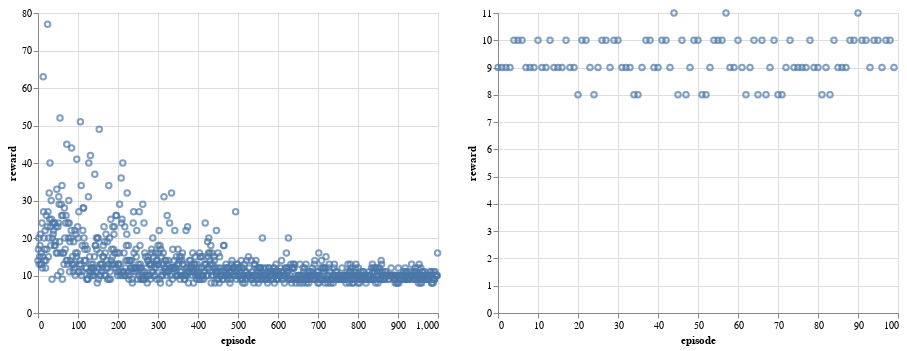

The code cell stored with this chart in its notebook:
### Code cell
alt.Chart(rewards_Q).mark_point().encode(x="episode", y="reward") | alt.Chart(
    test_rewards_Q
).mark_point().encode(x="episode", y="reward")

### Figure 1 — Vega-Lite specification as saved in the notebook (floating-point values rounded to 4 significant figures; data arrays with more than 128 entries replaced by an {"elided": "..."} marker saying what was removed)
{"config": {"view": {"continuousWidth": 400, "continuousHeight": 300}}, "hconcat": [{"data": {"name": "data-1b289695bd93b743e92453299c328e97"}, "mark": "point", "encoding": {"x": {"type": "quantitative", "field": "episode"}, "y": {"type": "quantitative", "field": "reward"}}}, {"data": {"name": "data-f86a3be238232f07d68c70fbbeb0a7e7"}, "mark": "point", "encoding": {"x": {"type": "quantitative", "field": "episode"}, "y": {"type": "quantitative", "field": "reward"}}}], "$schema": "https://vega.github.io/schema/vega-lite/v4.8.1.json", "datasets": {"data-1b289695bd93b743e92453299c328e97": {"elided": "1000 records"}, "data-f86a3be238232f07d68c70fbbeb0a7e7": [{"episode": 0, "reward": 9.0}, {"episode": 1, "reward": 9.0}, {"episode": 2, "reward": 9.0}, {"episode": 3, "reward": 9.0}, {"episode": 4, "reward": 10.0}, {"episode": 5, "reward": 10.0}, {"episode": 6, "reward": 10.0}, {"episode": 7, "reward": 9.0}, {"episode": 8, "reward": 9.0}, {"episode": 9, "reward": 9.0}, {"episode": 10, "reward": 10.0}, {"episode": 11, "reward": 9.0}, {"episode": 12, "reward": 9.0}, {"episode": 13, "reward": 10.0}, {"episode": 14, "reward": 9.0}, {"episode": 15, "reward": 9.0}, {"episode": 16, "reward": 9.0}, {"episode": 17, "reward": 10.0}, {"episode": 18, "reward": 9.0}, {"episode": 19, "reward": 9.0}, {"episode": 20, "reward": 8.0}, {"episode": 21, "reward": 10.0}, {"episode": 22, "reward": 10.0}, {"episode": 23, "reward": 9.0}, {"episode": 24, "reward": 8.0}, {"episode": 25, "reward": 9.0}, {"episode": 26, "reward": 10.0}, {"episode": 27, "reward": 10.0}, {"episode": 28, "reward": 9.0}, {"episode": 29, "reward": 10.0}, {"episode": 30, "reward": 10.0}, {"episode": 31, "reward": 9.0}, {"episode": 32, "reward": 9.0}, {"episode": 33, "reward": 9.0}, {"episode": 34, "reward": 8.0}, {"episode": 35, "reward": 8.0}, {"episode": 36, "reward": 9.0}, {"episode": 37, "reward": 10.0}, {"episode": 38, "reward": 10.0}, {"episode": 39, "reward": 9.0}, {"episode": 40, "reward": 9.0}, {"episode": 41, "reward": 10.0}, {"episode": 42, "reward": 10.0}, {"episode": 43, "reward": 9.0}, {"episode": 44, "reward": 11.0}, {"episode": 45, "reward": 8.0}, {"episode": 46, "reward": 10.0}, {"episode": 47, "reward": 8.0}, {"episode": 48, "reward": 9.0}, {"episode": 49, "reward": 10.0}, {"episode": 50, "reward": 10.0}, {"episode": 51, "reward": 8.0}, {"episode": 52, "reward": 8.0}, {"episode": 53, "reward": 9.0}, {"episode": 54, "reward": 10.0}, {"episode": 55, "reward": 10.0}, {"episode": 56, "reward": 10.0}, {"episode": 57, "reward": 11.0}, {"episode": 58, "reward": 9.0}, {"episode": 59, "reward": 9.0}, {"episode": 60, "reward": 10.0}, {"episode": 61, "reward": 9.0}, {"episode": 62, "reward": 8.0}, {"episode": 63, "reward": 9.0}, {"episode": 64, "reward": 10.0}, {"episode": 65, "reward": 8.0}, {"episode": 66, "reward": 10.0}, {"episode": 67, "reward": 8.0}, {"episode": 68, "reward": 9.0}, {"episode": 69, "reward": 10.0}, {"episode": 70, "reward": 8.0}, {"episode": 71, "reward": 8.0}, {"episode": 72, "reward": 9.0}, {"episode": 73, "reward": 10.0}, {"episode": 74, "reward": 9.0}, {"episode": 75, "reward": 9.0}, {"episode": 76, "reward": 9.0}, {"episode": 77, "reward": 9.0}, {"episode": 78, "reward": 10.0}, {"episode": 79, "reward": 9.0}, {"episode": 80, "reward": 9.0}, {"episode": 81, "reward": 8.0}, {"episode": 82, "reward": 9.0}, {"episode": 83, "reward": 8.0}, {"episode": 84, "reward": 10.0}, {"episode": 85, "reward": 9.0}, {"episode": 86, "reward": 9.0}, {"episode": 87, "reward": 9.0}, {"episode": 88, "reward": 10.0}, {"episode": 89, "reward": 10.0}, {"episode": 90, "reward": 11.0}, {"episode": 91, "reward": 10.0}, {"episode": 92, "reward": 10.0}, {"episode": 93, "reward": 9.0}, {"episode": 94, "reward": 10.0}, {"episode": 95, "reward": 10.0}, {"episode": 96, "reward": 9.0}, {"episode": 97, "reward": 10.0}, {"episode": 98, "reward": 10.0}, {"episode": 99, "reward": 9.0}]}}
